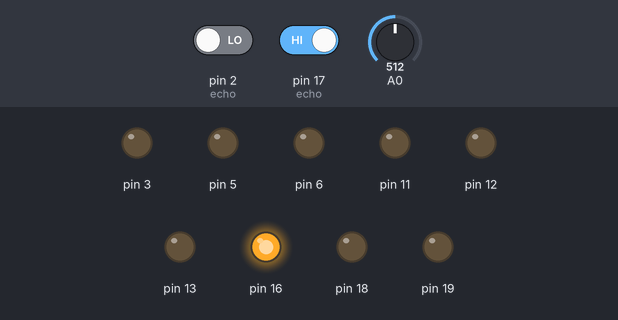
Simulated run of this sketch. Board: Arduino Uno, built with avr-gcc and run on an emulated ATmega328P. On the bench: output pins drawn as LEDs (lit = HIGH). The inputs (shaded band) are chosen by the test bench; at power-on: pin 17 (echo) HIGH, A0 = 512, pin 2 (echo) LOW.

Above: at 5.0 s.
5.1 s: pin 17 (echo) driven LOW
At 6.1 s:
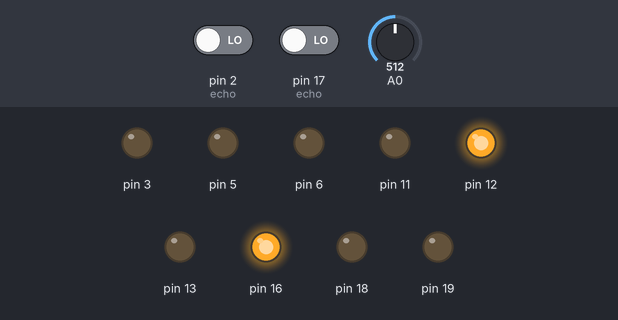
6.6 s: A0 set to 377
8.1 s: A0 set to 352
At 9.3 s:
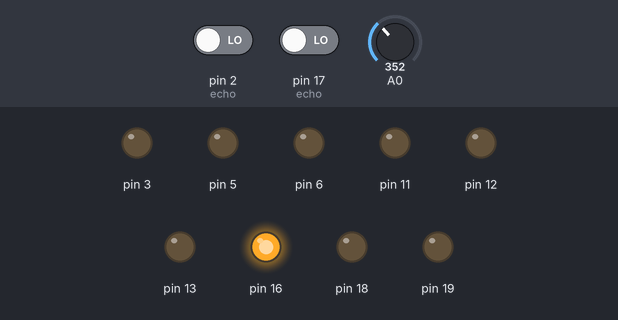
9.6 s: pin 2 (echo) driven HIGH
At 10.7 s:
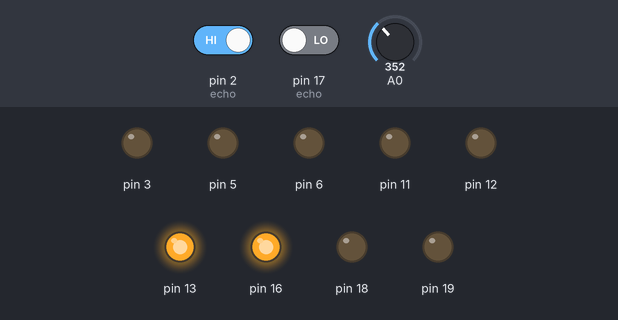
11.1 s: A0 set to 439
12.6 s: A0 set to 461
At 13.0 s:
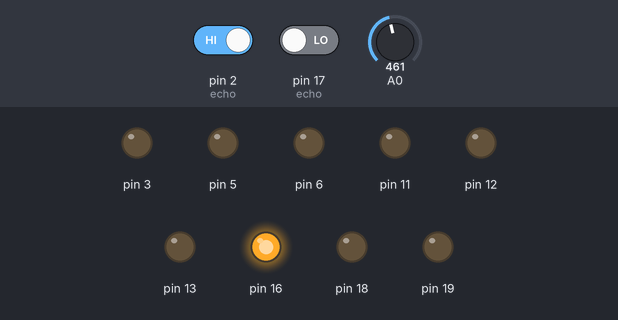
Timing chart, 0 to 15.1 s (numbered marks = the images above; inputs shaded):
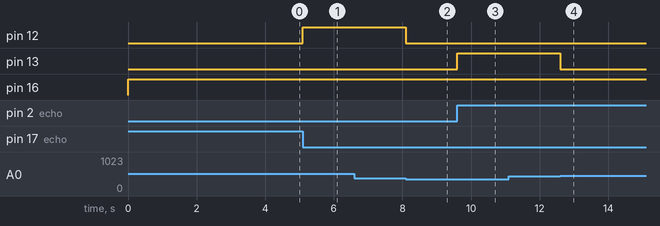

Measured:
- the behaviour switches between 363 and 362 on A0 (found by bisection; images 1 and 2)
- the behaviour switches between 452 and 453 on A0 (found by bisection; images 3 and 4)
- after the input at 5.1 s, pin 12: LOW → HIGH at once
- after the input at 6.6 s, every drawn part: stays the same
- after the input at 8.1 s, pin 12: HIGH → LOW at once
- after the input at 9.6 s, pin 13: LOW → HIGH at once
- after the input at 11.1 s, every drawn part: stays the same
- after the input at 12.6 s, pin 13: HIGH → LOW at once

The sketch:

FollowerHard.ino
```cpp
/*
/ This file contains all the functions necessary to control the
/ arduino section of the SPRO3.
/ Functions might me changed into separate files with their
/ corresponding libraries later on the development.
*/

#include <stdio.h>
#include <util/delay.h>
#include <avr/io.h>
#include <avr/interrupt.h>
#include <stdint.h>
#include <stdbool.h>

#define F_CPU 16000000UL
#define BAUD_PRESCALER (((F_CPU / (BAUDRATE * 16UL))) - 1)

//motor control variables
#define M2F OCR2B // PD3
#define M2B OCR0B // PD5
#define M1F OCR0A // PD6
#define M1B OCR2A // PB3
#define FAST 126
#define SLOW 127

typedef enum{
  DOWN = 0,
  UP
}way;
//#define UP true
//#define DOWN false
#define MAXHEIGHT 1700 //@TODO set max height
#define MINHEIGHT 2120 //@TODO set min height
static uint8_t motor_mode = FAST;

//battery voltage variables
#define VOLTAGEREFERENCE 4800
#define RESOLUTION 1024.0
#define MINVOLTAGE 3600
#define SMALLVOLTAGE 3650

//echo sensor variabels
#define BAUDRATE 9600
#define SPEEDOFSOUND 0.0343
#define CONTROL_MASK 0xCF
#define FILTERMAX 3
#define MINDISTANCE 20.0
#define ECHOSENSORS 4
#define MAXCOUNTER 1000
	//message send
#define OBALARM 1
#define UNDERVOLTAGE 2
#define LOWVOLTAGE 3
#define BOXLOADED 4200 //@TODO define value for box loaded

	//meddage recieve
#define MESSAGEOK 246
//#define SIGN 1
//#define TAKE 2
//#define DROP 3
#define GOTOSLOW 252
#define GOTOFAST 251
#define LIFTUP 600 //@TODO set the proper value
#define STOP 0
//#define TAKE 4
//#define DROP 3
int metCounter = 0;

typedef enum
{
  FALSE = 0,
  TRUE = 1
}dir;

//functions
int main(void);

static volatile dir metAlarm = FALSE;
static volatile dir cleared = TRUE;

static void motor_stop(void);
static void motor_control(void);
static void lift_control(way direction);
static float handle_height(void);

static uint16_t adc_read(uint8_t adcChannel);
static void handleBattery(void);

unsigned char rasPi_recieve(void);
void rasPi_send(unsigned char);

static void pin_setup(void);
static void interrupts_setup(void);
static void pwm_setup(void);
static void adc_setup(void);
static void rasPi_setup(void);
static void arduino_init(void);

static void met_actions(void);

int main(void)
{
	arduino_init();
	motor_stop();
    lift_control(DOWN);
	_delay_ms(1500);
	while (1)
	{
          //handleBattery();
          motor_control();
        }
}

static void motor_stop(void)
{
	M1F = 0;
	M1B = 0;
	M2F = 0;
	M2B = 0;
}

static void motor_control(void)
{
	static unsigned char instruction = 0;
	instruction = rasPi_recieve(); //@TODO verify how often the Pi is sending serial
	float speedM1 = 0;
	float speedM2 = 0;
	if (instruction == STOP)
	{
		motor_stop();
	}
	//Instructions for motor 1
	if (instruction > 0 && instruction <= 70)
	{
		M1F = 1 * motor_mode;
		M1B = 0;
	}
	else if (instruction > 70 && instruction <= 80)
	{
		M1F = (0.6 * motor_mode);
		M1B = 0;
	}
	else if (instruction > 80 && instruction <= 90)
	{
		M1F = (0.5 * motor_mode);
		M1B = 0;
	}
	else if (instruction > 90 && instruction <= 100)
	{
		M1F = (0.4 * motor_mode);
		M1B = 0;
	}
	else if (instruction > 100 && instruction <= 110)
	{
		M1F = (0.3 * motor_mode);
		M1B = 0;
	}
	else if (instruction > 110 && instruction <= 120)
	{
		M1F = (0.2 * motor_mode);
		M1B = 0;
	}
	else if (instruction > 120 && instruction <= 127)
	{
		M1F = 0;
		M1B = 1 * motor_mode;
	}

	//Instructions for motor 2
	if (instruction < 127 && instruction >= 58)
	{
		M2F = 1 * motor_mode;
		M2B = 0;
	}
	if (instruction < 58 && instruction >= 48)
	{
		M2F = (0.6 * motor_mode);
		M2B = 0;
	}
	if (instruction < 48 && instruction >= 38)
	{
		M2F = (0.5 * motor_mode);
		M2B = 0;
	}
	if (instruction < 38 && instruction >= 28)
	{
		M2F = (0.4 * motor_mode);
		M2B = 0;
	}
	if (instruction < 28 && instruction >= 18)
	{
		M2F = (0.3 * motor_mode);
		M2B = 0;
	}
	if (instruction < 18 && instruction >= 8)
	{
		M2F = (0.2 * motor_mode);
		M2B = 0;
	}
	if (instruction < 8 && instruction >= 1)
	{
		M2F = 0;
		M2B = 1 * motor_mode;
	}

/*
	//Instructions for arduino
	if (instruction == LIFTUP && motor_mode == SLOW) //@TODO 128 on SLOW operation means storage
	{
		rasPi_send(MESSAGEOK);
		lift_control(UP);
		rasPi_send(BOXLOADED);
	}
	else if (instruction == GOTOFAST && motor_mode != FAST)
	{
		motor_mode = FAST;
	}
	else if (instruction == GOTOSLOW && motor_mode != SLOW)
	{
		motor_mode = SLOW;
	}
*/
	//@TODO set ecuations and movement pattern
}

static void lift_control(way direction)
{
	motor_stop();
	if (direction == UP)
	{
		while (handle_height() > MAXHEIGHT)//@TODO set interrupt for box detection
		{
			PORTB |= (1 << PORTB4);
			PORTB &= ~(1 << PORTB5);
			//handleBattery();
		}
	}
	else if (direction == DOWN)
	{
		while (handle_height() < MINHEIGHT)//@TODO set interrupt for box detection
		{
			PORTB &= ~(1 << PORTB4);
			PORTB |= (1 << PORTB5);
			//handleBattery();
		}
	}
	PORTB &= ~(1 << PORTB4);
	PORTB &= ~(1 << PORTB5);
}

static float handle_height(void)
{
	float voltage = 0;
	float height = 0;
	voltage = adc_read(0) * (VOLTAGEREFERENCE / RESOLUTION);
	height = 1; //@TODO get equation of voltage to height

	return voltage;
}

static uint16_t adc_read(uint8_t adcChannel)
{
	ADMUX &= 0xf0; //clear any previously used channel, but keep internal reference
	ADMUX |= adcChannel; //set the desired channel
	ADCSRA |= (1 << ADSC); //start a conversion
	while ((ADCSRA & (1 << ADSC))); //wait for the conversion to complete

	return ADC; //now we have the result, so we return it to the calling function as a 16 bit unsigned int
}

static void handleBattery(void)
{
	static bool rasPiState = false;
	static float voltage = 0;
	voltage = adc_read(1) * (VOLTAGEREFERENCE / RESOLUTION);
	if (voltage < MINVOLTAGE)
	{
		motor_stop();

                PORTC &= ~(1 << PORTC2);
                _delay_ms(10);
                PORTC |= (1 << PORTC2);
                rasPi_send(UNDERVOLTAGE);
		while (rasPiState == false)
		{
			if (rasPi_recieve() == MESSAGEOK)
			{
				rasPiState = true;
			}
		}
		while (1) { }
	}
	else if (voltage < SMALLVOLTAGE)
	{

		motor_stop();

                PORTC &= ~(1 << PORTC2);
                _delay_ms(10);
                PORTC |= (1 << PORTC2);
                rasPi_send(LOWVOLTAGE);
		while (rasPiState == false)
		{
			if (rasPi_recieve() == MESSAGEOK)
			{
				rasPiState = true;
			}
		}
	}
	else
	{
		//left empty on purpose to account for all empty cases
	}
}

static void met_actions(void)
{
  static dir rasPiState = FALSE;
  static unsigned char message = 0;
  if (metAlarm == TRUE)
  //&& cleared == TRUE)
  //&& cleared)

  {
    PCMSK1 &= ~(1 << PCINT11);
	motor_stop();
    if (metCounter == 0) //Actions to do when sign is present
      {
        lift_control(UP);
        metCounter++;
      }
    else if (metCounter == 1) //Actions to do when no sign is present
      {
        metCounter++;
		M1F = 1 * motor_mode;
		M2B = 1 * motor_mode;
		_delay_ms(800);
	  }
    else if (metCounter == 2)
      {
    	lift_control(DOWN);
        metCounter++;
      }
	else if (metCounter == 3)
	{
		_delay_ms(1000);
		metCounter++;
	}
	else if (metCounter == 4) //Actions to do when sign is present
      {
        lift_control(UP);
        metCounter++;
      }
    else if (metCounter == 5) //Actions to do when no sign is present
      {
        metCounter++;
		M1B = 1 * motor_mode;
		M2F = 1 * motor_mode;
		_delay_ms(800);
	  }
    else if (metCounter == 6)
      {
    	lift_control(DOWN);
        metCounter++;
      }
    else
	{
		metCounter = 0;
		_delay_ms(60000);
	}
	PCMSK1 |= (1 << PCINT11);
	metAlarm = FALSE;
  }
}

unsigned char rasPi_recieve(void)
{
	while (!(UCSR0A & (1 << RXC0)));
	return UDR0;
}

void rasPi_send(unsigned char data)
{
	while (!(UCSR0A & (1 << UDRE0))); //wait for transmit buffer
	UDR0 = data; //data to be sent
}

static void pin_setup(void)
{
	//-------------------echo sensor------------------//
	DDRD |= (1 << DDD4); //trigger pin as output
	//DDRC |= (1 << DDC3); //control pin 1 as output
	DDRC |= (1 << DDC4); //control pin 2 as output
	DDRC |= (1 << DDC5); //control pin 3 as output
	DDRD &= ~(1 << DDD2); //echo pin as input (INT0 pin)

	PORTD &= ~(1 << PORTD4); //trigger pin to 0
	//PORTC &= ~(1 << PORTC3); //control pin 1 to 0
	PORTC &= ~(1 << PORTC4); //control pin 2 to 0
	PORTC &= ~(1 << PORTC5); //control pin 3 to 0

	//-----------------voltage sensing----------------//
	DDRC &= ~(1 << DDC0); // Set voltage pin as input
	DDRC &= ~(1 << DDC1); // Set potMeter as input

	//------------------motor control-----------------//
	DDRD |= (1 << DDD3); // PD3 is now an output
	DDRD |= (1 << DDD5); // PD5 is now an output
	DDRD |= (1 << DDD6); // PD6 is now an output
	DDRB |= (1 << DDB3); // PB3 is now an output
	DDRB |= (1 << DDB4); // PB4 is now an output
	DDRB |= (1 << DDB5); // PB5 is now an output

	PORTD &= ~(1 << PORTD3); //PD3 to 0
	PORTD &= ~(1 << PORTD5); //PD5 to 0
	PORTD &= ~(1 << PORTD6); //PD6 to 0
	PORTB &= ~(1 << PORTB3); //PB3 to 0
	PORTB &= ~(1 << PORTB4); //PB4 to 0
	PORTB &= ~(1 << PORTB5); //PB5 to 0

	//-----------------button sensing----------------//

	//----------------Pi communication---------------//
	DDRC |= (1 << DDC2); //Message ready as output
	//PORTC &= ~(1 << PORTC2); //Message ready to 0
    PORTC |= (1 << PORTC2);

    //-----------------Inductor Sensor---------------//
    DDRC &= ~(1 << DDC3); //echo pin as input (PCINT11 pin)

}

static void interrupts_setup(void)
{
	//-------------------echo sensor------------------//
	//>-- INT0 setup
	EICRA |= (1 << ISC00); //Set INT0 to trigger on ANY logic change
	EIMSK |= (1 << INT0); //Turns on interrupt for INT0

	//>-- Timer setup for 1 micro second
	TCCR1B |= (1 << WGM12); //Set the Timer Mode to CTC
    TCCR1B |= (1 << CS11); //Set prescaler to 8 and start the timer
	//OCR1A = 1; //Set the value that you want to count to
	///> 1 for 1 us, 19 for 10 us, 199 for 100 us
	//TIMSK1 |= (1 << OCIE1A); //Set the ISR COMPA vect

        //-----------------Inductor Sensor---------------//
        PCICR |= (1 << PCIE1);
        PCMSK1 |= (1 << PCINT11);

	//>-- Enable interrupts
	sei(); //Enable interrupts

}

static void pwm_setup(void)
{
	OCR0A = 0; // PD6
	OCR0B = 0; // PD5
	OCR2A = 0; // PB3
	OCR2B = 0; // PD3

	TCCR0A |= (1 << COM0A1); //Set non-inverting mode for PD6
	TCCR0A |= (1 << COM0B1); //Set non inverting mode for PD5
	TCCR2A |= (1 << COM2A1); //Set non-inverting mode for PB3
	TCCR2A |= (1 << COM2B1); //Set non-inverting mode for PD3

	TCCR0A |= (1 << WGM01) | (1 << WGM00); //Set fast PWM mode for PD5 and PD6
	TCCR2A |= (1 << WGM21) | (1 << WGM20); //Set fast PWM mode for PB3 and PD3

	TCCR0B |= (1 << CS01); //Set 8 prescalar and start PWM
	TCCR2B |= (1 << CS21); //Set 8 prescalar and start PWM
}

static void adc_setup(void)
{
	ADMUX = (1 << REFS0); // Select Vref = AVcc
	ADCSRA = (1 << ADPS2) | (1 << ADPS1) | (1 << ADPS0) | (1 << ADEN); //set prescaler to 128 and turn on the ADC module
}

static void rasPi_setup(void)
{
	UBRR0H = (uint8_t)(BAUD_PRESCALER >> 8);
	UBRR0L = (uint8_t)(BAUD_PRESCALER);
	UCSR0B = (1 << RXEN0) | (1 << TXEN0);
	UCSR0C = ((1 << UCSZ00) | (1 << UCSZ01));
}

ISR(PCINT1_vect)
{
  if (!(PINC & (1 << PINC3)))
  {
    metAlarm = TRUE;
  }
  else
  {
    //cleared = TRUE;
  }
  met_actions();
}


static void arduino_init(void)
{

	pin_setup();
	interrupts_setup();
	pwm_setup();
	adc_setup();
	rasPi_setup();
}
```
